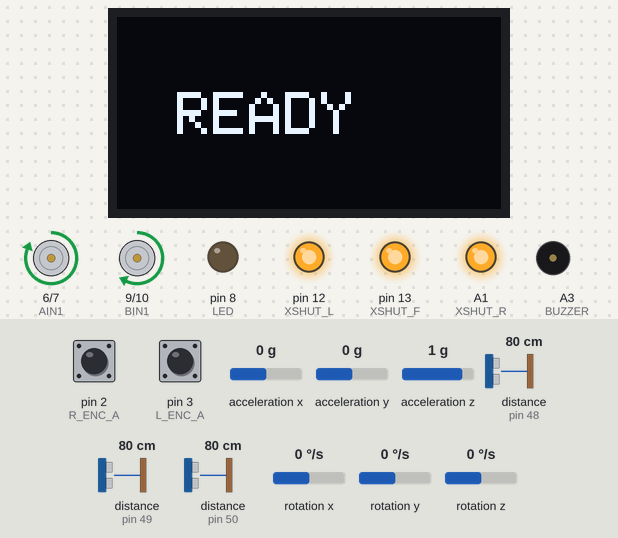
A sketch run on a simulated Arduino Uno, built with avr-gcc and run on an emulated ATmega328P. Parts: 128×64 one-colour display, motor-driver pin pairs drawn as motors (green arrow = first pin HIGH = forward, orange = second pin HIGH = backward, longer = more drive, scaled by the enable pin), output pins drawn as LEDs (lit = HIGH), buzzer (waves = sounding). Dashed ring = blinking. The inputs (shaded band) are chosen by the test bench; at power-on: distance to the obstacle (sensors on pin 49, pin 48, pin 50) 80 cm, pin 2 (R_ENC_A) HIGH, pin 3 (L_ENC_A) HIGH, acceleration x 0 g, acceleration y 0 g, acceleration z 1 g, rotation x 0 °/s, rotation y 0 °/s, rotation z 0 °/s.

Above: at 3.8 s.
3.9 s: distance to the obstacle (sensor on pin 49) set to 10 cm
5.4 s: distance to the obstacle (sensor on pin 49) set to 7 cm
At 6.72 s:
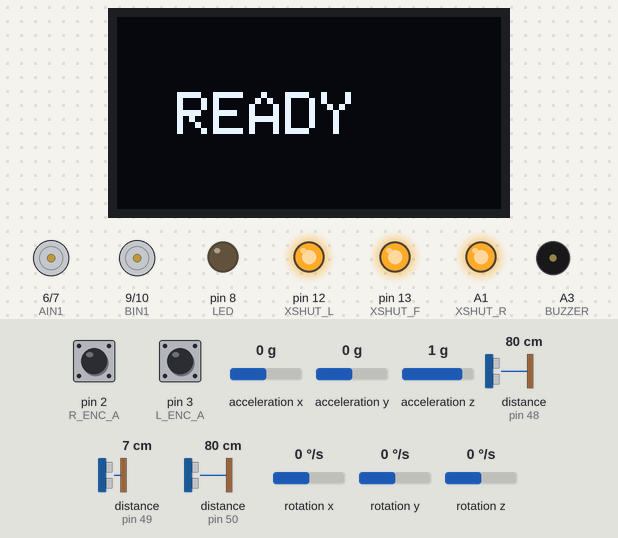
7.3 s: distance to the obstacle (sensor on pin 48) set to 83 cm
9.9 s: distance to the obstacle (sensor on pin 49) set to 9 cm
At 10.3 s:
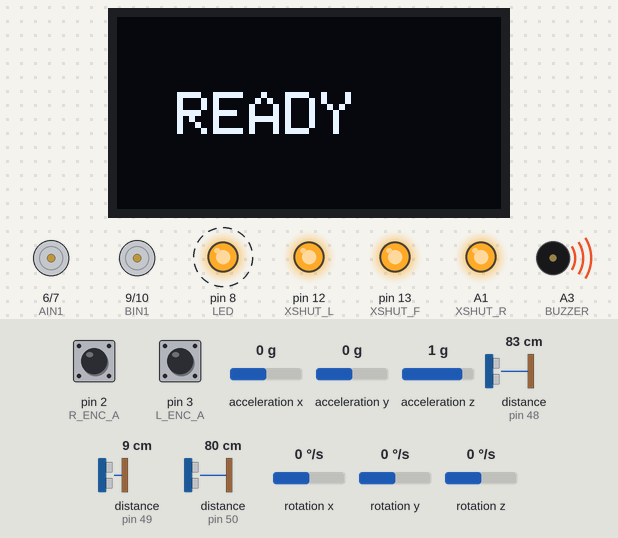
12.0 s: distance to the obstacle (sensor on pin 49) set to 2 cm
At 12.24 s:
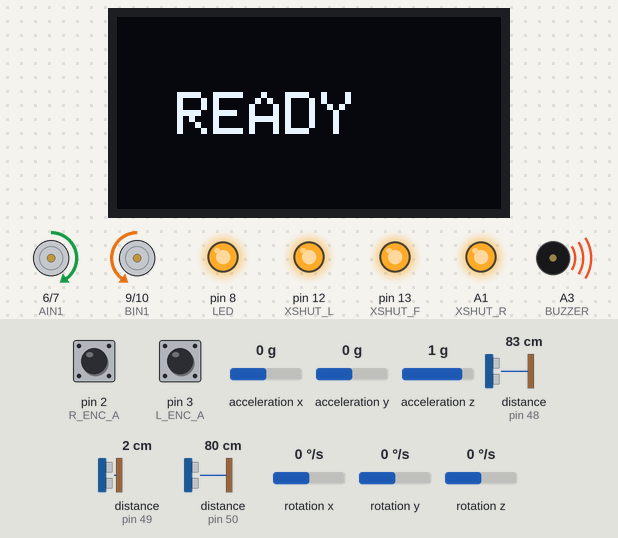
14.0 s: distance to the obstacle (sensor on pin 49) set to 18 cm
At 14.21 s:
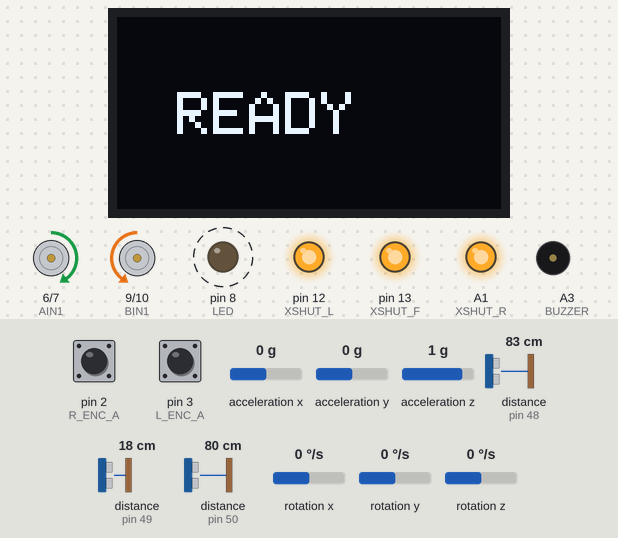
Timing chart, 0 to 17.0 s (numbered marks = the images above; inputs shaded):
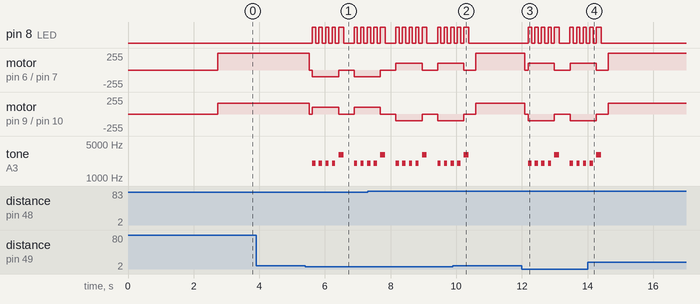

The sketch:

code_micromouse.ino
```cpp
#include <Wire.h>
#include <Adafruit_GFX.h>
#include <Adafruit_SSD1306.h>
#include <VL53L0X.h>
#include <MPU6050.h>

// =====================================================
// ================= PIN DEFINITIONS ===================
// =====================================================

// ---- TB6612FNG Motor Driver ----
#define PWMA 5
#define AIN1 6
#define AIN2 7
#define PWMB 11
#define BIN1 9
#define BIN2 10

// ---- Encoder Interrupt Pins ----
#define R_ENC_A 2
#define L_ENC_A 3

// ---- VL53L0X XSHUT Pins ----
#define XSHUT_L 12
#define XSHUT_F 13
#define XSHUT_R A1

// ---- Indicators ----
#define LED 8
#define BUZZER A3

// =====================================================
// ================= ROBOT CONSTANTS ===================
// =====================================================
#define FRONT_LIMIT 90

#define BASE_SPEED 255
#define TURN_SPEED 120

// ---- STRAIGHT PWM (FROM MOTOR TEST) ----
#define RIGHT_PWM_MAX 255
#define LEFT_PWM_MAX  165

// ---- TURN PWM (BALANCED ROTATION) ----
#define RIGHT_TURN_PWM 140
#define LEFT_TURN_PWM  255

// =====================================================
// ================= OBJECTS ===========================
// =====================================================
Adafruit_SSD1306 oled(128, 64, &Wire);
VL53L0X sensorL, sensorF, sensorR;
MPU6050 mpu;

// =====================================================
// ================= ENCODERS ==========================
// =====================================================
volatile long rCount = 0;
volatile long lCount = 0;

void ISR_R() { rCount++; }
void ISR_L() { lCount++; }

void resetEncoders() {
  noInterrupts();
  rCount = 0;
  lCount = 0;
  interrupts();
}

// =====================================================
// ================= MOTOR CONTROL =====================
// =====================================================

// ---- STRAIGHT MOTION ----
void motorLeft(int spd) {
  spd = constrain(spd, -LEFT_PWM_MAX, LEFT_PWM_MAX);
  digitalWrite(BIN1, spd >= 0);
  digitalWrite(BIN2, spd < 0);
  analogWrite(PWMB, abs(spd));
}

void motorRight(int spd) {
  spd = constrain(spd, -RIGHT_PWM_MAX, RIGHT_PWM_MAX);
  digitalWrite(AIN1, spd >= 0);
  digitalWrite(AIN2, spd < 0);
  analogWrite(PWMA, abs(spd));
}

// ---- TURN MOTION ----
void motorLeftTurn(int spd) {
  spd = constrain(spd, -LEFT_TURN_PWM, LEFT_TURN_PWM);
  digitalWrite(BIN1, spd >= 0);
  digitalWrite(BIN2, spd < 0);
  analogWrite(PWMB, abs(spd));
}

void motorRightTurn(int spd) {
  spd = constrain(spd, -RIGHT_TURN_PWM, RIGHT_TURN_PWM);
  digitalWrite(AIN1, spd >= 0);
  digitalWrite(AIN2, spd < 0);
  analogWrite(PWMA, abs(spd));
}

void stopMotors() {
  motorLeft(0);
  motorRight(0);
}

// =====================================================
// ============ STRAIGHT PID (ENCODERS) =================
// =====================================================
float Kp_straight = 0.45;
float Ki_straight = 0.0;
float Kd_straight = 0.25;

long lastError = 0;
long integral = 0;

void moveStraightPID(int speed) {
  long error = lCount - rCount;

  if (abs(error) <= 1) error = 0;
  error = constrain(error, -10, 10);

  integral += error;
  integral = constrain(integral, -200, 200);

  long derivative = error - lastError;
  lastError = error;

  long correction =
    Kp_straight * error +
    Ki_straight * integral +
    Kd_straight * derivative;

  correction = constrain(correction, -30, 30);

  motorLeft(speed - correction);
  motorRight(speed + correction);
}

// =====================================================
// ================= MPU TURN ==========================
// =====================================================
float Kp_turn = 1.1;
float Kd_turn = 0.4;

float gyroZOffset = 0;
float angleZ = 0;
float lastTurnError = 0;
unsigned long lastMicros = 0;

void calibrateMPU() {
  long sum = 0;
  for (int i = 0; i < 500; i++) {
    int16_t gx, gy, gz;
    mpu.getRotation(&gx, &gy, &gz);
    sum += gz;
    delay(3);
  }
  gyroZOffset = sum / 500.0;
}

void updateAngle() {
  unsigned long now = micros();
  float dt = (now - lastMicros) / 1000000.0;
  lastMicros = now;

  int16_t gx, gy, gz;
  mpu.getRotation(&gx, &gy, &gz);
  float gyroZ = (gz - gyroZOffset) / 131.0;

  angleZ += gyroZ * dt;
}

void turnMPU(float targetAngle) {
  angleZ = 0;
  lastTurnError = 0;
  lastMicros = micros();
  resetEncoders();

  unsigned long startTime = millis();
  unsigned long blinkTimer = 0;
  bool blinkState = false;

  while (true) {
    updateAngle();

    // ---- LED + BUZZER BLINK ----
    if (millis() - blinkTimer >= 100) {
      blinkTimer = millis();
      blinkState = !blinkState;
      digitalWrite(LED, blinkState);
      if (blinkState) tone(BUZZER, 2000);
      else noTone(BUZZER);
    }

    float error = targetAngle - angleZ;
    float control =
      Kp_turn * error +
      Kd_turn * (error - lastTurnError);

    lastTurnError = error;
    control = constrain(control, -TURN_SPEED, TURN_SPEED);

    motorLeftTurn(-control);
    motorRightTurn(control);

    if (abs(error) < 1.0) break;
    if (millis() - startTime > 800) break;
  }

  stopMotors();

  // ---- TURN COMPLETE SIGNAL ----
  digitalWrite(LED, HIGH);
  tone(BUZZER, 3000);
  delay(150);
  digitalWrite(LED, LOW);
  noTone(BUZZER);

  delay(120);
}

// =====================================================
// ================= SENSOR SETUP ======================
// =====================================================
void setupSensors() {
  pinMode(XSHUT_L, OUTPUT);
  pinMode(XSHUT_F, OUTPUT);
  pinMode(XSHUT_R, OUTPUT);

  digitalWrite(XSHUT_L, LOW);
  digitalWrite(XSHUT_F, LOW);
  digitalWrite(XSHUT_R, LOW);
  delay(50);

  digitalWrite(XSHUT_L, HIGH);
  delay(10);
  sensorL.init();
  sensorL.setAddress(0x30);

  digitalWrite(XSHUT_F, HIGH);
  delay(10);
  sensorF.init();
  sensorF.setAddress(0x31);

  digitalWrite(XSHUT_R, HIGH);
  delay(10);
  sensorR.init();
  sensorR.setAddress(0x32);

  sensorL.startContinuous();
  sensorF.startContinuous();
  sensorR.startContinuous();
}

// =====================================================
// ===================== SETUP =========================
// =====================================================
void setup() {
  Serial.begin(115200);
  Wire.begin();

  pinMode(AIN1, OUTPUT);
  pinMode(AIN2, OUTPUT);
  pinMode(BIN1, OUTPUT);
  pinMode(BIN2, OUTPUT);
  pinMode(LED, OUTPUT);
  pinMode(BUZZER, OUTPUT);

  attachInterrupt(digitalPinToInterrupt(R_ENC_A), ISR_R, RISING);
  attachInterrupt(digitalPinToInterrupt(L_ENC_A), ISR_L, RISING);

  oled.begin(SSD1306_SWITCHCAPVCC, 0x3C);
  oled.clearDisplay();
  oled.setTextSize(2);
  oled.setTextColor(WHITE);
  oled.setCursor(20, 25);
  oled.print("READY");
  oled.display();

  setupSensors();
  mpu.initialize();
  calibrateMPU();
  resetEncoders();
}

// =====================================================
// ====================== LOOP =========================
// =====================================================
void loop() {
  int dF = sensorF.readRangeContinuousMillimeters();
  int dL = sensorL.readRangeContinuousMillimeters();
  int dR = sensorR.readRangeContinuousMillimeters();

  if (dF < FRONT_LIMIT) {
    stopMotors();
    delay(100);

    if (dL > dR) turnMPU(90);
    else         turnMPU(-90);

    resetEncoders();
    return;
  }

  moveStraightPID(BASE_SPEED);
}
```

Measured:
- the behaviour switches between 9 and 8 cm on distance to the obstacle (sensor on pin 49) (found by bisection; images 0 and 1)
- after the input at 3.9 s, every drawn part: stays the same
- after the input at 5.4 s, pin 8 (LED): LOW → HIGH after 0.22 s, → LOW 0.10 s later, → HIGH 0.10 s later, → LOW 0.10 s later, … (15 changes in this stretch); motor on pin 6 (AIN1) / pin 7 (AIN2): forward 255/255 → stopped after 0.12 s, → backward 99/255 0.10 s later, → stopped 0.80 s later, → backward 99/255 0.47 s later
- after the input at 9.9 s, pin 8 (LED): goes on until 10.4 s, then stays LOW; tone on A3 (BUZZER): goes on until 10.4 s, then stays silent
- after the input at 12.0 s, pin 8 (LED): LOW → HIGH after 0.19 s, → LOW 0.10 s later, → HIGH 0.10 s later, → LOW 0.10 s later, … (16 changes in this stretch); motor on pin 6 (AIN1) / pin 7 (AIN2): forward 255/255 → stopped after 0.09 s, → forward 99/255 0.10 s later, → stopped 0.80 s later, → forward 99/255 0.47 s later
- after the input at 14.0 s, pin 8 (LED): goes on until 14.4 s, then stays LOW; tone on A3 (BUZZER): goes on until 14.4 s, then stays silent
